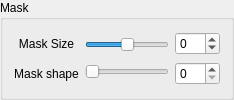
    <widget class="QGroupBox" name="mask_groupbox">
     <property name="title">
      <string>Mask</string>
     </property>
     <layout class="QGridLayout" name="gridLayout_4">
      <item row="0" column="0">
       <widget class="QLabel" name="mask_size">
        <property name="text">
         <string>Mask Size</string>
        </property>
        <property name="alignment">
         <set>Qt::AlignCenter</set>
        </property>
       </widget>
      </item>
      <item row="0" column="1" rowspan="2">
       <layout class="QVBoxLayout" name="verticalLayout_4">
        <property name="sizeConstraint">
         <enum>QLayout::SetNoConstraint</enum>
        </property>
        <item>
         <widget class="QSlider" name="mask_size_sldr">
          <property name="minimum">
           <number>-50</number>
          </property>
          <property name="maximum">
           <number>50</number>
          </property>
          <property name="orientation">
           <enum>Qt::Horizontal</enum>
          </property>
         </widget>
        </item>
        <item>
         <widget class="QSlider" name="mask_shape_sldr">
          <property name="orientation">
           <enum>Qt::Horizontal</enum>
          </property>
         </widget>
        </item>
       </layout>
      </item>
      <item row="0" column="2" rowspan="2">
       <layout class="QVBoxLayout" name="verticalLayout_3">
        <item>
         <widget class="QSpinBox" name="mask_size_nmbr">
          <property name="minimum">
           <number>-50</number>
          </property>
          <property name="maximum">
           <number>50</number>
          </property>
         </widget>
        </item>
        <item>
         <widget class="QSpinBox" name="mask_shape_nmbr"/>
        </item>
       </layout>
      </item>
      <item row="1" column="0">
       <widget class="QLabel" name="mask_shape">
        <property name="text">
         <string>Mask shape</string>
        </property>
        <property name="alignment">
         <set>Qt::AlignCenter</set>
        </property>
       </widget>
      </item>
     </layout>
    </widget>
